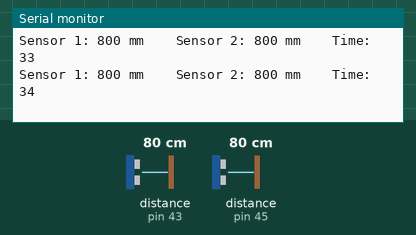
Recording of a sketch running on a simulated Arduino Nano, built with avr-gcc and run on an emulated ATmega328P. Shown: the last lines printed to the serial monitor. Inputs (shaded band) come from the test bench; at power-on: distance to the obstacle (sensors on pin 43, pin 45) 80 cm.

Above: at 1.2 s.
1.3 s: distance to the obstacle (sensor on pin 43) set to 2 cm
At 1.43 s:
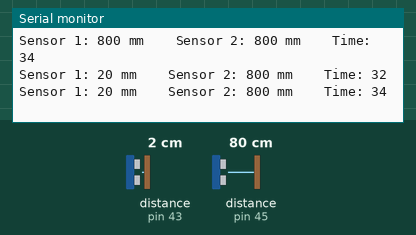
2.8 s: distance to the obstacle (sensor on pin 45) set to 2 cm
At 2.83 s:
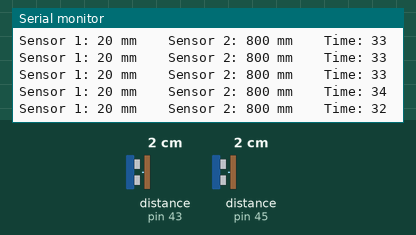
4.3 s: distance to the obstacle (sensor on pin 43) set to 4 cm
At 4.31 s:
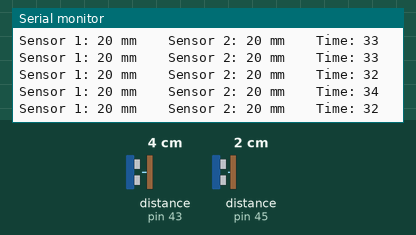
5.8 s: distance to the obstacle (sensor on pin 45) set to 120 cm
At 5.85 s:
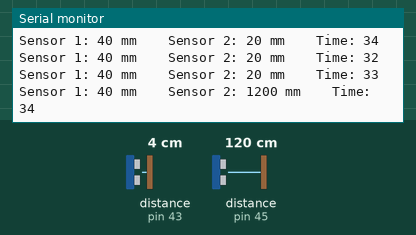
Timing chart, 0 to 8.8 s (numbered marks = the images above; inputs shaded):
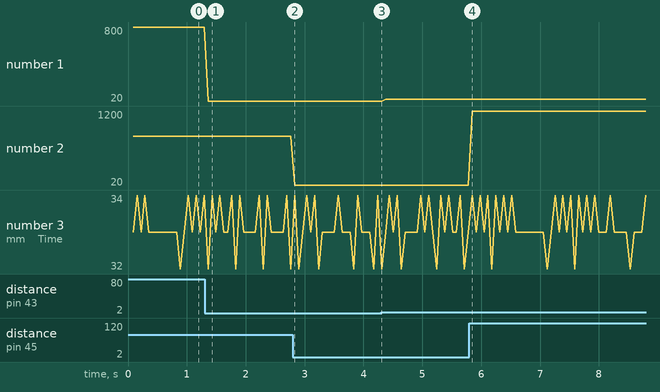

The sketch:

Sunday1031_Two_Lidar_Test.ino
```cpp
#include <Wire.h>
#include <VL53L1X.h>

#define XSHUT_pin1 A7
#define XSHUT_pin2 A6


//ADDRESS_DEFAULT 0b0101001 or 41
#define Sensor1_newAddress 43
#define Sensor2_newAddress 45


VL53L1X Sensor1;
VL53L1X Sensor2;


void setup()
{

  pinMode(XSHUT_pin1, OUTPUT);
  pinMode(XSHUT_pin2, OUTPUT);


  Serial.begin(115200);

  Wire.begin();
  Wire.setClock(100000);


  pinMode(XSHUT_pin1, INPUT);
     if (!Sensor1.init())
  {
    Serial.println("Failed to detect and initialize sensor1!");
    while (1);
  }
  delay(10);
  Sensor1.setAddress(Sensor1_newAddress);

 pinMode(XSHUT_pin2, INPUT);
     if (!Sensor2.init())
  {
    Serial.println("Failed to detect and initialize sensor2!");
    while (1);
  }
  delay(10);
  Sensor2.setAddress(Sensor2_newAddress);


  Sensor1.setTimeout(500);
  Sensor2.setTimeout(500);


  Sensor1.setDistanceMode(VL53L1X::Medium);
  Sensor1.setMeasurementTimingBudget(33000);
  Sensor2.setDistanceMode(VL53L1X::Medium);
  Sensor2.setMeasurementTimingBudget(33000);

}


void loop()
{
   Sensor1.startContinuous(50);
   Sensor1.read();
   Sensor1.stopContinuous();
   long time1 = millis();
   Sensor2.startContinuous(50);
   Sensor2.read();
   Sensor2.stopContinuous();
   long time2 = millis();


  Serial.print("Sensor 1: ");
  Serial.print(Sensor1.ranging_data.range_mm);
  Serial.print(" ");
  Serial.print("mm \t Sensor 2: ");
  Serial.print(Sensor2.ranging_data.range_mm);
  Serial.print(" ");
  Serial.print("mm \t Time: ");
  Serial.print(time2-time1);

  Serial.println();

}
```

Measured:
- after the input at 1.3 s, the serial monitor: prints a new line after 0.06 s (image 1)
- after the input at 5.8 s, the serial monitor: prints a new line after 0.05 s (image 4)
- plotted number 1: 800 → 20 after the input at 1.3 s, 20 → 40 after the input at 4.3 s
- plotted number 2: 20 → 1200 after the input at 5.8 s
